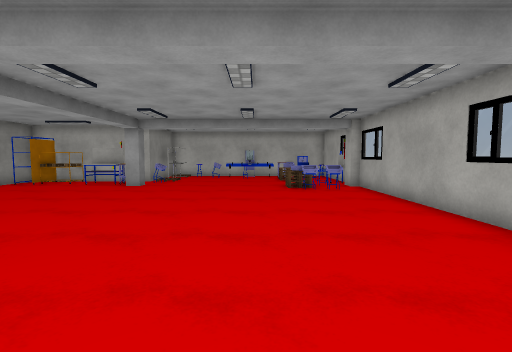
view 1 (above)

15 first-person views from a walk through a Unity game level. The camera is 1.3 m above the floor, tilts 4° down and sees 85° across. The floor is counted in squares, 1 m on a side. Each view is taken from the middle of a square. On the plan, view 1 faces up. The plan holds only what a view shows up to about 13 squares ahead; the rest is blank. The player is left out. Some surface patterns are stand-ins.

view 2
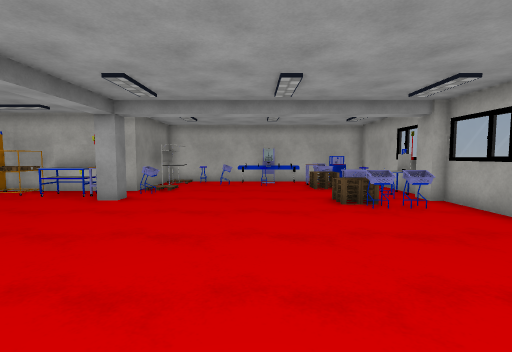

view 3
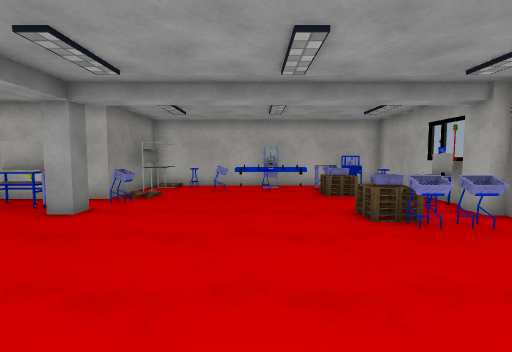

view 4
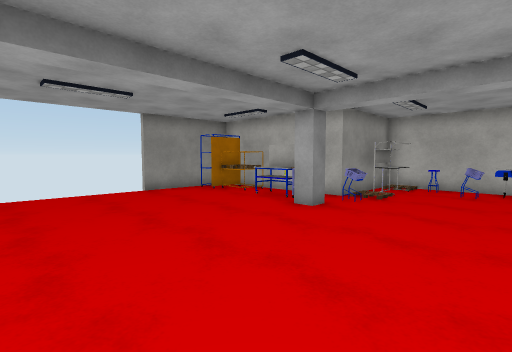

view 5
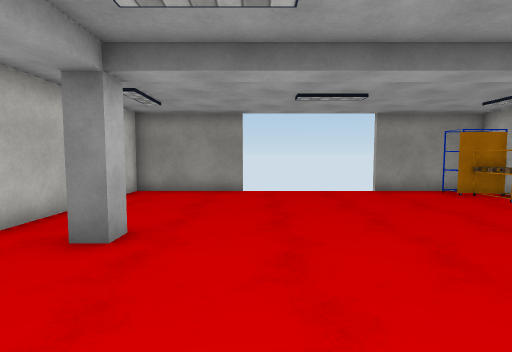

view 6
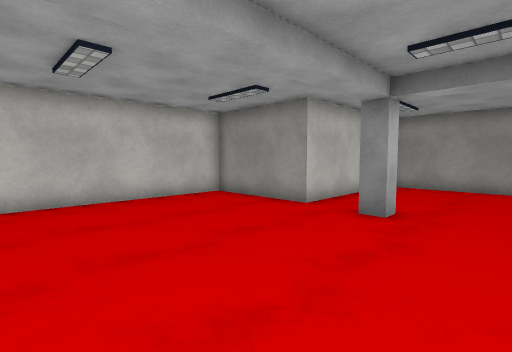

view 7
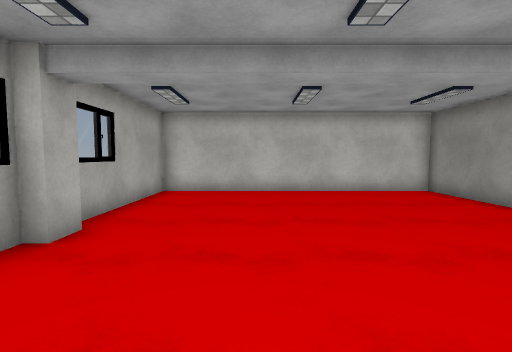

view 8
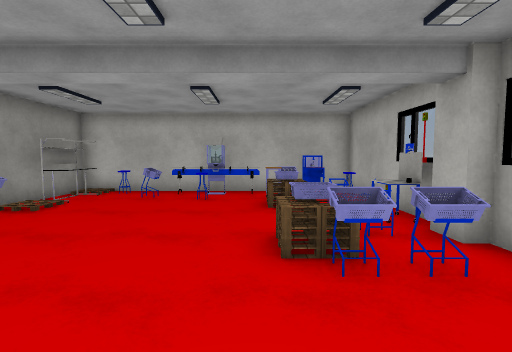

view 9
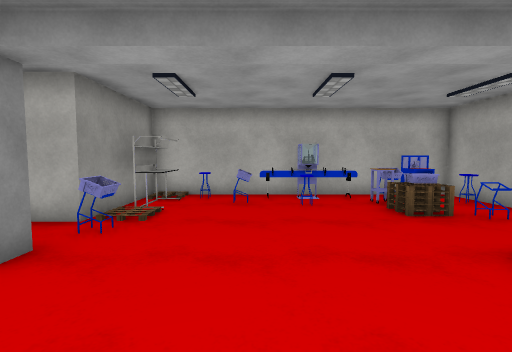

view 10
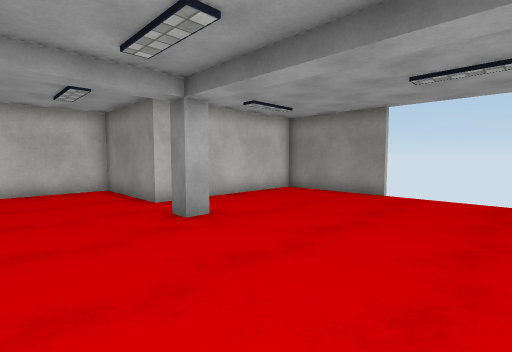

view 11
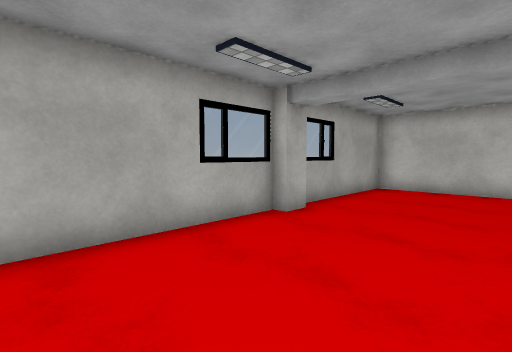

view 12
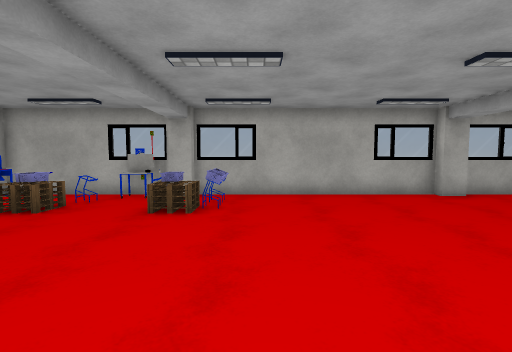

view 13
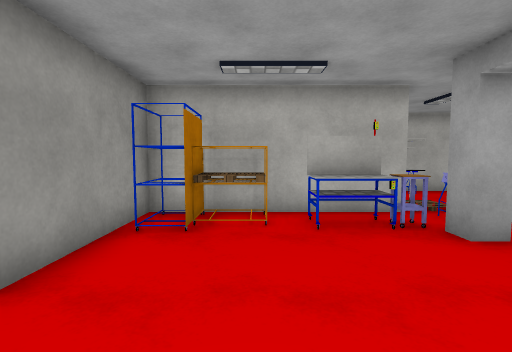

view 14
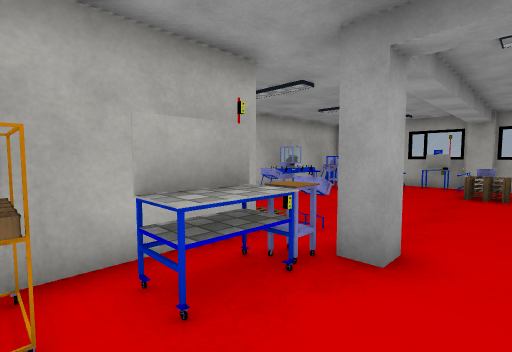

view 15
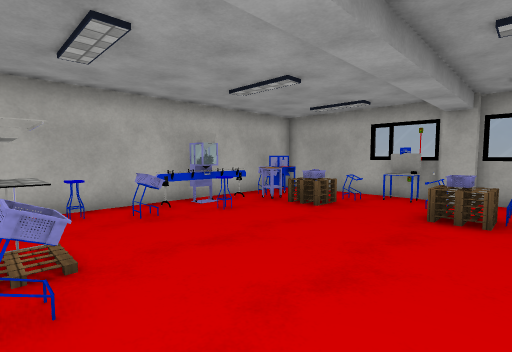

### Floor plan
Points are (right, up) in squares from view 1. A wall is a line through its corners. A room is listed if a view was taken in it or the views show most of it. See-through windows are left out.
Room 1 (views 1, 2, 3, 4, 5, 6, 7, 8, 9, 10, 11, 12, 13, 14, 15)
walls: (-5, 12.2) (-5.8, 12.2); (4.1, 3) (4.1, 3.9) (4.5, 3.9) (4.5, 12.2) (4.1, 12.2) (4.1, 12.5); (-11.5, 5.6) (-11.5, 1.5) (-5.5, 1.5) (-5.5, -2.5) (4.5, -2.5) (4.5, 2.9); (4.5, 12.9) (4.5, 18.5) (-5.5, 18.5) (-5.5, 14.5) (-11.5, 14.5) (-11.5, 10.5)
objects: other object (-11, 13) to (-11, 14); other object (-10, 13) to (-9, 14); other object (-8, 13) to (-7, 14); other object (-6, 13); other object (-5, 14); other object (-5, 16) to (-5, 17); other object (-4, 18); other object (-2, 17); other object (-1, 16) to (-1, 17); other object (-1, 18) to (1, 18); other object (2, 11) to (2, 12); other object (2, 15) to (2, 16); other object (2, 17); other object (2, 18); other object (3, 11); other object (3, 13); other object (3, 15); other object (3, 17) to (3, 18); other object (4, 17)

Where each view was taken, in squares from view 1:
view 1: 0 up, 0 right, facing up
view 2: 4 up, 1 left, facing up
view 3: 6 up, 1 left, facing up
view 4: 6 up, 1 left, facing up-left
view 5: 6 up, 1 left, facing left
view 6: 6 up, 1 right, facing down-left
view 7: 8 up, 1 right, facing down
view 8: 8 up, 1 right, facing up
view 9: 9 up, 2 left, facing up
view 10: 9 up, 2 left, facing down-left
view 11: 9 up, 0 right, facing down-right
view 12: 10 up, 5 left, facing right
view 13: 8 up, 9 left, facing up
view 14: 11 up, 9 left, facing up-right
view 15: 11 up, 5 left, facing up-right
